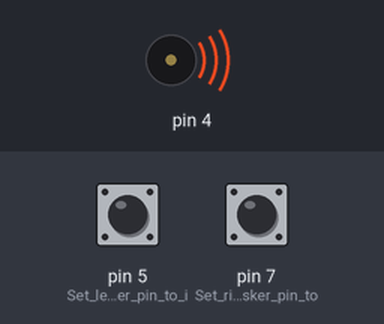
A sketch run on a simulated Arduino Uno, built with avr-gcc and run on an emulated ATmega328P. Parts: buzzer (waves = sounding). Inputs (shaded band) come from the test bench; at power-on: pin 5 (Set_left_whisker_pin_to_i) HIGH, pin 7 (Set_right_whisker_pin_to) HIGH. What the sketch prints to the serial monitor is not drawn.

Above: at 0.1 s.
At 1.1 s:
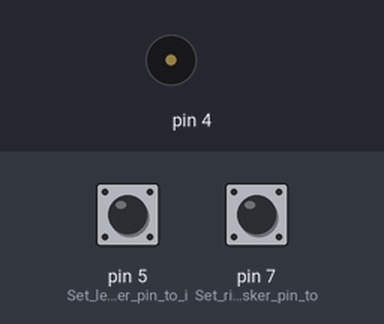
Timing chart, 0 to 2.6 s (numbered marks = the images above):
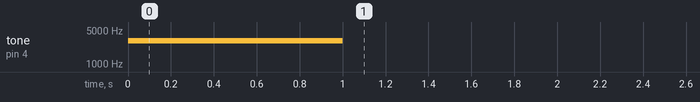

The sketch:

sketch_apr19a.ino
```cpp
int whiskers;
void setup() // Built-in initialization block
{
 tone(4, 3000, 1000); // Play tone for 1 second
 delay(1000); // Delay to finish tone
 pinMode(7, INPUT); // Set right whisker pin to input
 pinMode(5, INPUT); // Set left whisker pin to input
 Serial.begin(9600); // Set data rate to 9600 bps
}

void loop() // Main loop auto-repeats
{
 byte wLeft = digitalRead(5); // Copy left result to wLeft
 byte wRight = digitalRead(7); // Copy right result to wRight
 if(wRight == 0 and wLeft == 0){
    whiskers = 3;
    Serial.println(whiskers);
 }
 else if(wRight == 0){
    whiskers = 2;
    Serial.println(whiskers);
 }
 else if(wLeft == 0){
    whiskers = 1;
    Serial.println(whiskers);
 }
 else if(wRight == 1 and wLeft == 1){
    whiskers = 0;
    Serial.println(whiskers);
 }
 Serial.print(wLeft); // Display left whisker state
 Serial.println(wRight); // Display right whisker state
 delay(50); // Pause for 50 ms
}
```
